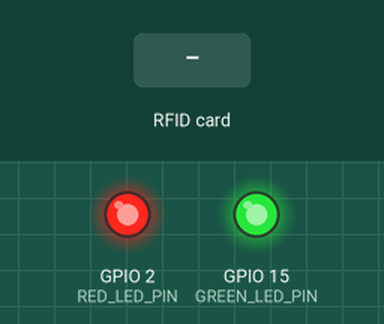
Recording of a sketch running on a simulated ESP32. On the bench: output pins drawn as LEDs (lit = HIGH). The test bench sets the inputs (shaded band). EEPROM starts erased; what the sketch prints to the serial monitor is not drawn.

Above: at 1.2 s.
1.3 s: RFID card 13 B6 B1 E3 held to the reader
At 2.1 s:
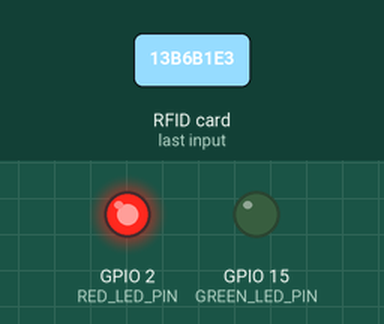
3.8 s: RFID card 5E 7A 19 C4 held to the reader
At 4.2 s:
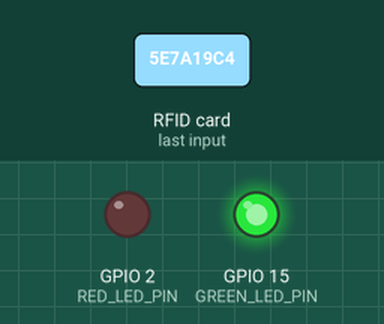
7.8 s: RFID card 13 D7 AD E3 held to the reader
At 9.3 s:
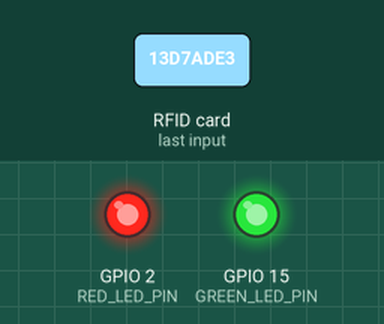
Timing chart, 0 to 10.3 s (numbered marks = the images above; inputs shaded):
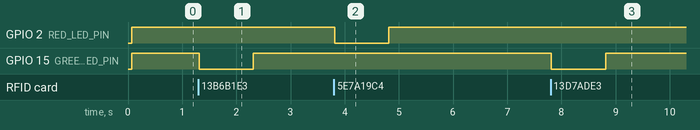

The sketch:

Shared_queue98_hardcoded.ino
```cpp
#include <SPI.h>
#include <MFRC522.h>
#include <esp_wifi.h>
#include <Preferences.h>
#include <esp_now.h>
#include <WiFi.h>
#include <vector>
#include <algorithm>
#include "SharedQueue.h"

#define RST_PIN  5
#define SS_PIN   4
#define GREEN_LED_PIN 15
#define RED_LED_PIN   2

MFRC522 mfrc522(SS_PIN, RST_PIN);
Preferences prefs;

SharedQueue sharedQueue("rfid-patients");
uint8_t arrivalMAC[] = {0x08, 0xD1, 0xF9, 0xD7, 0x50, 0x98};
//uint8_t arrivalMAC[] = {0x30, 0xC6, 0xF7, 0x44, 0x1D, 0x24};
uint8_t doctorMAC1[] = {0x78, 0x42, 0x1C, 0x6C, 0xA8, 0x3C};
uint8_t doctorMAC[]  = {0x78, 0x42, 0x1C, 0x6C, 0xE4, 0x9C};

void onDataRecv(const uint8_t *mac, const uint8_t *incomingData, int len) {
  QueueItem item;
  memcpy(&item, incomingData, sizeof(item));

  if (item.removeFromQueue) {
    sharedQueue.removeByUID(String(item.uid));
  } else {
    sharedQueue.addIfNew(String(item.uid), String(item.timestamp), item.number);
  }

  Serial.print("\xF0\x9F\x93\xA9 Received from: ");
  char macStr[18];
  snprintf(macStr, sizeof(macStr), "%02X:%02X:%02X:%02X:%02X:%02X",
           mac[0], mac[1], mac[2], mac[3], mac[4], mac[5]);
  Serial.println(macStr);

  sharedQueue.print();
}

void onDataSent(const uint8_t *mac_addr, esp_now_send_status_t status) {
  Serial.print("\xF0\x9F\x93\xA4 Send Status: ");
  Serial.println(status == ESP_NOW_SEND_SUCCESS ? "Delivered \xF0\x9F\x9F\xA2" : "Failed \xF0\x9F\x94\xB4");
}

void setup() {
  Serial.begin(115200);
   prefs.begin("rfidMap", false);  // false = write mode
  //prefs.clear();
  // Clear SharedQueue data
  //prefs.begin("rfid-patients", false);  // false = read-write
  //prefs.clear();
  //Serial.println("✅ Cleared 'rfid-patients' queue data.");

  // Example: add multiple UID→Number entries
  prefs.putUInt("13B6B1E3", 1);
  prefs.putUInt("13D7ADE3", 2);
  prefs.putUInt("A339D9E3", 3);
  prefs.putUInt("220C1805", 4);
  prefs.putUInt("638348E3", 5);
  prefs.putUInt("A3E9C7E3", 6);
  prefs.putUInt("5373BEE3", 7);
  prefs.putUInt("62EDFF51", 8);
  prefs.putUInt("131DABE3", 9);
  prefs.putUInt("B3D4B0E3", 10);
  prefs.putUInt("23805EE3", 11);
  prefs.putUInt("1310BAE3", 12);
  prefs.putUInt("D38A47E3", 13);
  prefs.putUInt("6307D8E3", 14);
  prefs.putUInt("D35FC4E3", 15);
  prefs.putUInt("C394B9E3", 16);
  // ... up to UID_XXXXXXX = 2000

  prefs.end();
  SPI.begin();
  WiFi.mode(WIFI_STA);
  esp_wifi_set_promiscuous(true);
  esp_wifi_set_channel(1, WIFI_SECOND_CHAN_NONE);
  esp_wifi_set_promiscuous(false);

  Serial.print("WiFi MAC Address: ");
  Serial.println(WiFi.macAddress());

  mfrc522.PCD_Init();

  pinMode(GREEN_LED_PIN, OUTPUT);
  pinMode(RED_LED_PIN, OUTPUT);
  digitalWrite(GREEN_LED_PIN, HIGH);
  digitalWrite(RED_LED_PIN, HIGH);

  if (esp_now_init() != ESP_OK) {
    Serial.println("\u274C Error initializing ESP-NOW");
    return;
  }

  std::vector<uint8_t*> peers = {doctorMAC, arrivalMAC, doctorMAC1};
  for (auto peer : peers) {
    esp_now_peer_info_t peerInfo = {};
    memcpy(peerInfo.peer_addr, peer, 6);
    peerInfo.channel = 1;
    peerInfo.encrypt = false;
    if (!esp_now_is_peer_exist(peer)) {
      esp_now_add_peer(&peerInfo);
    }
  }

  esp_now_register_send_cb(onDataSent);
  esp_now_register_recv_cb(onDataRecv);

  sharedQueue.load();
  Serial.println("\xF0\x9F\x93\x8D RFID Arrival Node Initialized. Waiting for patient card...");
  sharedQueue.print();
}

void loop() {
  if (!mfrc522.PICC_IsNewCardPresent() || !mfrc522.PICC_ReadCardSerial()) {
    return;
  }

  String uid = getUIDString(mfrc522.uid.uidByte, mfrc522.uid.size);
  Serial.print("\xF0\x9F\x86\x94 Card UID detected: ");
  Serial.println(uid);

  if (sharedQueue.exists(uid)) {
    Serial.println("\u23F3 Already in queue. Wait for your turn.");
    blinkLED(RED_LED_PIN);
  } else {
    int pid = getPermanentNumber(uid);
    if (pid == -1) {
      blinkLED(RED_LED_PIN);
      return; // Deny unknown card
    }

    String timeStr = String(millis());

    sharedQueue.add(uid, timeStr, pid);

    QueueItem item;
    strncpy(item.uid, uid.c_str(), sizeof(item.uid));
    strncpy(item.timestamp, timeStr.c_str(), sizeof(item.timestamp));
    item.number = pid;
    item.removeFromQueue = false;

    for (auto peer : std::vector<uint8_t*>{doctorMAC, arrivalMAC, doctorMAC1}) {
      esp_now_send(peer, (uint8_t *)&item, sizeof(item));
    }

    Serial.print("\u2705 Patient Registered. Assigned Number: ");
    Serial.print(pid);
    Serial.print(" | Time: ");
    Serial.println(timeStr);

    blinkLED(GREEN_LED_PIN);
    sharedQueue.print();
  }

  mfrc522.PICC_HaltA();
  mfrc522.PCD_StopCrypto1();
  delay(1500);
}

String getUIDString(byte *buffer, byte bufferSize) {
  String uidString = "";
  for (byte i = 0; i < bufferSize; i++) {
    if (buffer[i] < 0x10) uidString += "0";
    uidString += String(buffer[i], HEX);
  }
  uidString.toUpperCase();
  return uidString;
}

int getPermanentNumber(String uid) {
  prefs.begin("rfidMap", true);  // Read-only mode
  int pid = -1;

  if (prefs.isKey(uid.c_str())) {
    pid = prefs.getUInt(uid.c_str(), -1);
    Serial.print("✅ Known UID: ");
    Serial.print(uid);
    Serial.print(" -> Assigned Number: ");
    Serial.println(pid);
  } else {
    Serial.print("❌ Unknown UID: ");
    Serial.print(uid);
    Serial.println(" → Access denied.");
  }

  prefs.end();
  return pid;
}

void blinkLED(int pin) {
  digitalWrite(pin, LOW);
  delay(1000);
  digitalWrite(pin, HIGH);
}
```

SharedQueue.h
```cpp
#ifndef SHARED_QUEUE_H
#define SHARED_QUEUE_H

#include <Preferences.h>
#include <Arduino.h>
#include <vector>

struct QueueItem {
  char uid[20];
  char timestamp[25];
  int number;
  bool removeFromQueue;
  bool reserved;
};

class SharedQueue {
private:
  std::vector<QueueItem> queue;
  Preferences prefs;
  const char* ns;

public:
  SharedQueue(const char* namespaceName) : ns(namespaceName) {}

  void load() {
    prefs.begin(ns, true);
    queue.clear();
    int count = prefs.getUInt("count", 0);
    for (int i = 0; i < count; ++i) {
      String key = "item" + String(i);
      String data = prefs.getString(key.c_str(), "");
      if (data.length() > 0) {
        QueueItem item;
        parseItem(data, item);
        queue.push_back(item);
      }
    }
    prefs.end();
  }

  void save() {
    prefs.begin(ns, false);
    prefs.clear();
    prefs.putUInt("count", queue.size());
    for (size_t i = 0; i < queue.size(); ++i) {
      String key = "item" + String(i);
      prefs.putString(key.c_str(), serializeItem(queue[i]));
    }
    prefs.end();
  }

  void add(String uid, String timestamp, int number) {
    QueueItem item;
    strncpy(item.uid, uid.c_str(), sizeof(item.uid));
    strncpy(item.timestamp, timestamp.c_str(), sizeof(item.timestamp));
    item.number = number;
    item.removeFromQueue = false;
    item.reserved = false;
    queue.push_back(item);
    save();
  }

  void addIfNew(String uid, String timestamp, int number) {
    if (!exists(uid)) add(uid, timestamp, number);
  }

  void removeByUID(String uid) {
    queue.erase(std::remove_if(queue.begin(), queue.end(),
      [&](QueueItem& item) {
        return String(item.uid) == uid;
      }), queue.end());
    save();
  }

  void reserveUID(String uid) {
    for (auto& item : queue) {
      if (String(item.uid) == uid) {
        item.reserved = true;
        break;
      }
    }
    save();
  }

  QueueItem peek() {
    for (const auto& item : queue) {
      if (!item.reserved) {
        return item;
      }
    }
    QueueItem empty = {};
    return empty;
  }

  bool exists(String uid) {
    for (const auto& item : queue) {
      if (String(item.uid) == uid) return true;
    }
    return false;
  }

  void print() {
    Serial.println("---- SharedQueue ----");
    for (const auto& item : queue) {
      Serial.print("UID: "); Serial.print(item.uid);
      Serial.print(", Num: "); Serial.print(item.number);
      Serial.print(", Reserved: "); Serial.println(item.reserved ? "Yes" : "No");
    }
    Serial.println("---------------------");
  }

private:
  String serializeItem(const QueueItem& item) {
    return String(item.uid) + "," + item.timestamp + "," + String(item.number) + "," + (item.reserved ? "1" : "0");
  }

  void parseItem(const String& str, QueueItem& item) {
    int idx1 = str.indexOf(',');
    int idx2 = str.indexOf(',', idx1 + 1);
    int idx3 = str.indexOf(',', idx2 + 1);

    String uid = str.substring(0, idx1);
    String timestamp = str.substring(idx1 + 1, idx2);
    int number = str.substring(idx2 + 1, idx3).toInt();
    bool reserved = str.substring(idx3 + 1) == "1";

    strncpy(item.uid, uid.c_str(), sizeof(item.uid));
    strncpy(item.timestamp, timestamp.c_str(), sizeof(item.timestamp));
    item.number = number;
    item.removeFromQueue = false;
    item.reserved = reserved;
  }
};

#endif
```

Measured:
- after the input at 1.3 s, GPIO 15 (GREEN_LED_PIN): HIGH → LOW at once, → HIGH 1.0 s later
- after the input at 3.8 s, GPIO 2 (RED_LED_PIN): HIGH → LOW at once, → HIGH 1.0 s later
- after the input at 7.8 s, GPIO 15 (GREEN_LED_PIN): HIGH → LOW at once, → HIGH 1.0 s later
